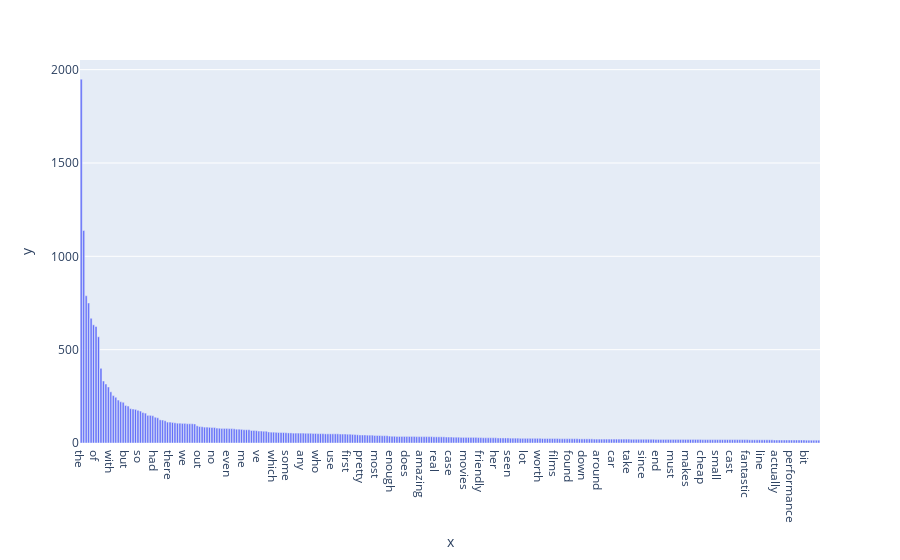

Source (notebook cell):
### Markdown cell above
### >>> **Exercise 14 (take home):** 
The chart above contains all the vocabulary, and it's computationally intensive to both compute and visualize. Can you efficiently reduce the number of terms you want to visualize as an exercise.

### Code cell
array = pd.DataFrame({ 'x':count_vect.get_feature_names_out(),
                       'y':term_frequencies
                     })
array.sort_values( by=['y'],ascending=False,inplace=True)
px.bar(array['y'], x=array['x'][:300], y=array['y'][:300])

### Figure 1 — Plotly figure (JSON) as saved in the notebook; plotly's stock layout.template omitted (floating-point values rounded to 4 significant figures; data arrays with more than 128 entries replaced by an {"elided": "..."} marker saying what was removed)
{"data": [{"alignmentgroup": "True", "hovertemplate": "x=%{x}<br>y=%{y}<extra></extra>", "legendgroup": "", "marker": {"color": "#636efa", "pattern": {"shape": ""}}, "name": "", "offsetgroup": "", "orientation": "v", "showlegend": false, "textposition": "auto", "type": "bar", "x": {"elided": "300 str values"}, "xaxis": "x", "y": {"elided": "300 int values"}, "yaxis": "y"}], "layout": {"barmode": "relative", "legend": {"tracegroupgap": 0}, "margin": {"t": 60}, "xaxis": {"anchor": "y", "domain": [0, 1], "title": {"text": "x"}}, "yaxis": {"anchor": "x", "domain": [0, 1], "title": {"text": "y"}}}}
